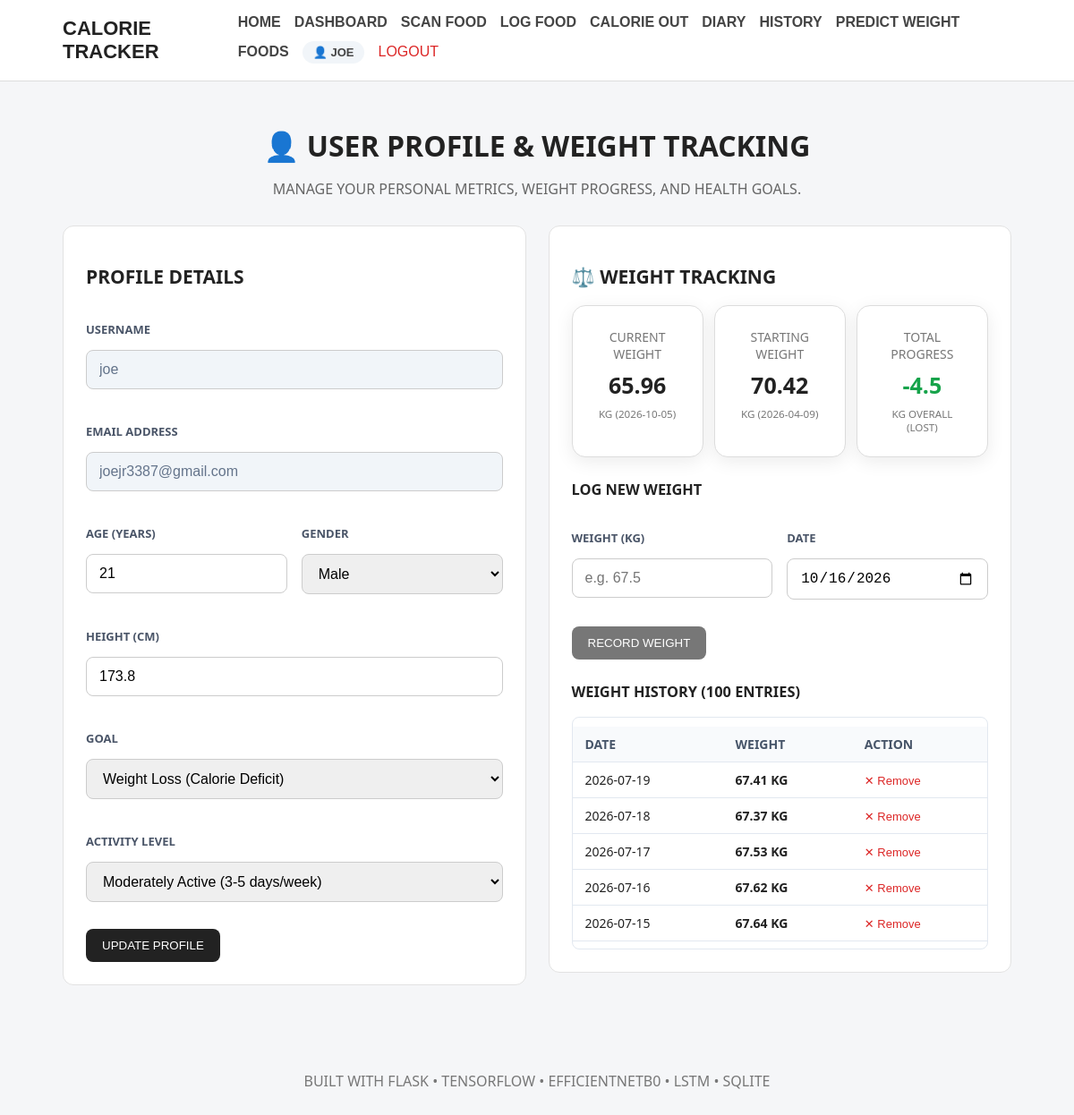
/profile (signed in), run on the app's committed database.
### tables this page shows
CREATE TABLE users (
            id INTEGER PRIMARY KEY AUTOINCREMENT,
            username TEXT NOT NULL,
            email TEXT NOT NULL UNIQUE,
            password_hash TEXT NOT NULL,
            created_at TIMESTAMP DEFAULT CURRENT_TIMESTAMP
        );

CREATE TABLE user_profiles (
            id INTEGER PRIMARY KEY AUTOINCREMENT,
            user_id INTEGER NOT NULL UNIQUE,
            age INTEGER NOT NULL,
            gender TEXT NOT NULL,
            height_cm REAL NOT NULL,
            goal TEXT NOT NULL,
            activity_level TEXT NOT NULL,
            FOREIGN KEY (user_id) REFERENCES users(id) ON DELETE CASCADE
        );

CREATE TABLE weight_records (
            id INTEGER PRIMARY KEY AUTOINCREMENT,
            user_id INTEGER NOT NULL,
            weight_kg REAL NOT NULL,
            recorded_date TEXT NOT NULL,
            created_at TIMESTAMP DEFAULT CURRENT_TIMESTAMP,
            FOREIGN KEY (user_id) REFERENCES users(id) ON DELETE CASCADE
        );

### app.py (the view, shortened to what this page needs)
@app.route("/profile", methods=["GET", "POST"])
@login_required
def profile():
    user_id = session.get("user_id")
    user_prof = get_user_profile(user_id)
    stats = get_weight_stats(user_id)
    today = datetime.now().strftime("%Y-%m-%d")
    return render_template(
        "profile.html",
        profile=user_prof,
        stats=stats,
        latest_weight=get_latest_weight(user_id),
        starting_weight=get_starting_weight(user_id),
        previous_weight=get_previous_weight(user_id),
        weight_history=get_weight_history(user_id),
        today=today
    )

### app.py (called while the page is built)
def login_required(view_func):
    @wraps(view_func)
    def wrapped_view(*args, **kwargs):
        if not session.get("user_id"):
            flash("Please log in to access this page.", "error")
            return redirect(url_for("login", next=request.path))
        return view_func(*args, **kwargs)
    return wrapped_view

@app.context_processor
def inject_user():
    user_id = session.get("user_id")
    if user_id:
        user = get_user_by_id(user_id)
        if user:
            return {"current_user": user, "logged_in": True}
    return {"current_user": None, "logged_in": False}

### database.py (called while the page is built)
def get_connection():
    connection = sqlite3.connect(
        DATABASE_PATH
    )
    connection.row_factory = sqlite3.Row
    connection.execute("PRAGMA foreign_keys = ON")
    return connection

def get_user_by_id(user_id):
    connection = get_connection()
    cursor = connection.cursor()
    cursor.execute("SELECT * FROM users WHERE id = ?", (user_id,))
    user = cursor.fetchone()
    connection.close()
    return user

def get_user_profile(user_id):
    connection = get_connection()
    cursor = connection.cursor()
    cursor.execute("SELECT * FROM user_profiles WHERE user_id = ?", (user_id,))
    profile = cursor.fetchone()
    connection.close()
    return profile

def get_latest_weight(user_id):
    connection = get_connection()
    cursor = connection.cursor()
    cursor.execute("""
        SELECT * FROM weight_records
        WHERE user_id = ?
        ORDER BY recorded_date DESC, created_at DESC
        LIMIT 1
    """, (user_id,))
    record = cursor.fetchone()
    connection.close()
    return record

def get_starting_weight(user_id):
    connection = get_connection()
    cursor = connection.cursor()
    cursor.execute("""
        SELECT * FROM weight_records
        WHERE user_id = ?
        ORDER BY recorded_date ASC, created_at ASC
        LIMIT 1
    """, (user_id,))
    record = cursor.fetchone()
    connection.close()
    return record

def get_weight_history(user_id, limit=100):
    connection = get_connection()
    cursor = connection.cursor()
    cursor.execute("""
        SELECT * FROM weight_records
        WHERE user_id = ?
        ORDER BY recorded_date ASC, created_at ASC
        LIMIT ?
    """, (user_id, limit))
    records = cursor.fetchall()
    connection.close()
    return records

### templates/profile.html (shortened to what this page needs)
{% extends "base.html" %}
{% block content %}
<div class="page-header">
    <h1>👤 User Profile & Weight Tracking</h1>
    <p>Manage your personal metrics, weight progress, and health goals.</p>
</div>
<div class="profile-grid">
    <div class="card">
        <h2>Profile Details</h2>
        <form action="{{ url_for('profile') }}" method="POST" class="profile-form">
            <div class="form-group">
                <label>Username</label>
                <input type="text" value="{{ current_user['username'] }}" disabled class="disabled-input">
            </div>
            <div class="form-group">
                <label>Email Address</label>
                <input type="email" value="{{ current_user['email'] }}" disabled class="disabled-input">
            </div>
            <div class="form-row">
                <div class="form-group">
                    <label for="age">Age (years)</label>
                    <input type="number" id="age" name="age" min="5" max="120"
                        value="{{ profile['age'] if profile else '' }}" required>
                </div>
                <div class="form-group">
                    <label for="gender">Gender</label>
                    <select id="gender" name="gender" required>
                        <option value="Male" {% if profile and profile['gender']=='Male' %}selected{% endif %}>Male
                        </option>
                    </select>
                </div>
            </div>
            <div class="form-group">
                <label for="height_cm">Height (cm)</label>
                <input type="number" id="height_cm" name="height_cm" step="0.1" min="50" max="270"
                    value="{{ profile['height_cm'] if profile else '' }}" required>
            </div>
            <div class="form-group">
                <label for="goal">Goal</label>
                <select id="goal" name="goal" required>
                    <option value="Weight Loss" {% if profile and profile['goal']=='Weight Loss' %}selected{% endif %}>
                        Weight Loss (Calorie Deficit)</option>
                </select>
            </div>
            <div class="form-group">
                <label for="activity_level">Activity Level</label>
                <select id="activity_level" name="activity_level" required>
                    <option value="Moderately Active" {% if profile and profile['activity_level']=='Moderately Active'
                        %}selected{% endif %}>Moderately Active (3-5 days/week)</option>
                </select>
            </div>
            <button type="submit" class="button">
                Update Profile
            </button>
        </form>
    </div>
    <div class="card">
        <h2>⚖️ Weight Tracking</h2>
        <div class="weight-summary-grid">
            <div class="summary-card">
                <span>Current Weight</span>
                <strong>{{ stats['latest_weight'] if stats['latest_weight'] is not none else '--' }}</strong>
                <small>kg ({{ stats['latest_date'] if stats['latest_date'] else 'No record' }})</small>
            </div>
            <div class="summary-card">
                <span>Starting Weight</span>
                <strong>{{ stats['starting_weight'] if stats['starting_weight'] is not none else '--' }}</strong>
                <small>kg ({{ stats['starting_date'] if stats['starting_date'] else 'No record' }})</small>
            </div>
            <div class="summary-card">
                <span>Total Progress</span>
                {% if stats['latest_weight'] is not none and stats['starting_weight'] is not none %}
                {% set diff = stats['total_change'] %}
                <strong style="color: {% if diff < 0 %}#16a34a{% elif diff > 0 %}#ea580c{% else %}#475569{% endif %};">
                    {{ "%+.1f"|format(diff) }}
                </strong>
                <small>kg overall ({% if diff < 0 %}Lost{% elif diff> 0 %}Gained{% else %}Maintained{% endif %})</small>
                {% else %}
                <strong>0.0</strong>
                <small>kg</small>
                {% endif %}
            </div>
        </div>
        <h3 style="margin-top: 25px;">Log New Weight</h3>
        <form action="{{ url_for('add_weight') }}" method="POST" class="weight-log-form">
            <div class="form-row">
                <div class="form-group">
                    <label for="new_weight_kg">Weight (kg)</label>
                    <input type="number" id="new_weight_kg" name="weight_kg" step="0.1" min="20" max="400"
                        placeholder="e.g. 67.5" required>
                </div>
                <div class="form-group">
                    <label for="recorded_date">Date</label>
                    <input type="date" id="recorded_date" name="recorded_date" value="{{ today }}" required>
                </div>
            </div>
            <button type="submit" class="button secondary">
                Record Weight
            </button>
        </form>
        <h3 style="margin-top: 25px;">Weight History ({{ stats['count'] }} entries)</h3>
        {% if weight_history %}
        <div class="weight-history-table-container">
            <table class="styled-table">
                <thead>
                    <tr>
                        <th>Date</th>
                        <th>Weight</th>
                        <th>Action</th>
                    </tr>
                </thead>
                <tbody>
                    {% for record in weight_history|reverse %}
                    <tr>
                        <td>{{ record['recorded_date'] }}</td>
                        <td><strong>{{ record['weight_kg'] }} kg</strong></td>
                        <td>
                            <form action="{{ url_for('delete_weight', record_id=record['id']) }}" method="POST"
                                style="display:inline;" onsubmit="return confirm('Remove this weight entry?');">
                                <button type="submit"
                                    style="background:none; border:none; color:#dc2626; cursor:pointer; font-size:13px; padding:0;">
                                    ✕ Remove
                                </button>
                            </form>
                        </td>
                    </tr>
                    {% endfor %}
                </tbody>
            </table>
        </div>
        {% else %}
        <p class="empty-message">No weight records logged yet.</p>
        {% endif %}
    </div>
</div>
{% endblock %}

### templates/base.html (shortened to what this page needs)
<!DOCTYPE html>
<html lang="en">
<head>
    <link rel="stylesheet" href="{{ url_for('static', filename='css/style.css') }}">
</head>
<body>
    <nav class="navbar">
        <div class="nav-container">
            <a href="{{ url_for('home') }}" class="logo">
                Calorie Tracker
            </a>
            <div class="nav-links">
                <a href="{{ url_for('home') }}">
                    Home
                </a>
                {% if logged_in %}
                <a href="{{ url_for('dashboard') }}">
                    Dashboard
                </a>
                <a href="{{ url_for('food_scan') }}">
                    Scan Food
                </a>
                <a href="{{ url_for('log_food') }}">
                    Log Food
                </a>
                <a href="{{ url_for('calorie_out') }}">
                    Calorie Out
                </a>
                <a href="{{ url_for('diary') }}">
                    Diary
                </a>
                <a href="{{ url_for('history') }}">
                    History
                </a>
                <a href="{{ url_for('predict_weight') }}">
                    Predict Weight
                </a>
                <a href="{{ url_for('foods') }}">
                    Foods
                </a>
                <a href="{{ url_for('profile') }}" class="nav-user-badge">
                    👤 {{ current_user['username'] if current_user else 'Profile' }}
                </a>
                <a href="{{ url_for('logout') }}" class="nav-link-logout">
                    Logout
                </a>
                {% endif %}
            </div>
        </div>
    </nav>
    <main class="container">
        {% block content %}
        {% endblock %}
    </main>
    <footer>
        <p>
            Built with Flask • TensorFlow • EfficientNetB0 • LSTM • SQLite
        </p>
    </footer>
</body>
</html>

### static/css/style.css (style rules this page uses)
* { box-sizing: border-box; }
body { margin: 0; font-family: "Segoe UI", sans-serif; background: #f5f6f8; color: #222; text-transform: uppercase; }
.navbar { background: #ffffff; border-bottom: 1px solid #ddd; font-family: "Trebuchet MS", sans-serif; font-weight: bold; }
.nav-container { max-width: 1100px; margin: auto; padding: 16px 20px; display: flex; justify-content: space-between; align-items: center; gap: 20px; }
.logo { font-size: 22px; font-weight: bold; text-decoration: none; color: #222; }
.nav-links { display: flex; flex-wrap: wrap; gap: 15px; }
.nav-links a { text-decoration: none; color: #444; }
.container { max-width: 1100px; margin: auto; padding: 30px 20px; }
.button { display: inline-block; padding: 11px 18px; background: #222; color: white; text-decoration: none; border: none; border-radius: 8px; cursor: pointer; margin-top: 10px; text-transform: uppercase; }
.button.secondary { background: #777; text-transform: uppercase; }
.card { background: white; padding: 25px; margin-bottom: 20px; border-radius: 12px; border: 1px solid #e2e2e2; font-size: 14px; }
.page-header { margin-bottom: 25px; }
label { display: block; font-weight: bold; margin-top: 18px; margin-bottom: 7px; }
input, select, textarea { width: 100%; padding: 11px; border: 1px solid #ccc; border-radius: 7px; font-size: 15px; }
.summary-card { background: white; border: 1px solid #ddd; border-radius: 10px; padding: 20px; }
.summary-card span, .summary-card small { display: block; color: #777; }
.summary-card strong { display: block; font-size: 25px; margin: 8px 0; }
footer { text-align: center; padding: 30px; color: #777; }
.page-header { text-align: center; margin-bottom: 30px; }
.page-header h1 { margin-top: 20px; margin-bottom: 10px; }
.page-header p { color: #666; }
.form-group { margin-bottom: 20px; }
.form-group label { display: block; font-weight: 600; margin-bottom: 8px; }
.form-group input, .form-group select { width: 100%; padding: 12px 14px; border: 1px solid #ccc; border-radius: 8px; font-size: 16px; box-sizing: border-box; }
.summary-card { background: white; padding: 25px; border-radius: 15px; text-align: center; box-shadow: 0 5px 20px rgba(0, 0, 0, 0.08); }
.form-row { display: grid; grid-template-columns: 1fr 1fr; gap: 16px; }
.form-group { display: flex; flex-direction: column; gap: 6px; }
.form-group label { font-size: 13px; font-weight: 600; color: #4a5568; }
.nav-user-badge { display: inline-flex; align-items: center; gap: 6px; background: #f1f5f9; padding: 5px 12px; border-radius: 20px; font-weight: 600; font-size: 13px; color: #334155; position: relative; top: -3px; }
.nav-link-logout { color: #dc2626 !important; font-weight: 500; }
.profile-grid { display: grid; grid-template-columns: 1fr 1fr; gap: 25px; align-items: start; }
.disabled-input { background-color: #f1f5f9 !important; color: #64748b !important; cursor: not-allowed; }
.weight-summary-grid { display: grid; grid-template-columns: repeat(3, 1fr); gap: 12px; margin-bottom: 20px; }
.styled-table { width: 100%; border-collapse: collapse; margin-top: 10px; }
.styled-table th, .styled-table td { padding: 10px 14px; text-align: left; border-bottom: 1px solid #e2e8f0; font-size: 14px; }
.styled-table th { background: #f8fafc; font-weight: 600; color: #475569; }
.weight-history-table-container { max-height: 260px; overflow-y: auto; border: 1px solid #e2e8f0; border-radius: 8px; }

### data on the page
users: username "JOE", username "joe", email "joejr3387@gmail.com"
user_profiles: age "21", gender "Male", height_cm "173.8", goal "Weight Loss (Calorie Deficit)", activity_level "Moderately Active (3-5 days/week)"
weight_records: weight_kg "65.96", recorded_date "2026-10-05"
weight_records: weight_kg "70.42", recorded_date "2026-04-09"
weight_records: recorded_date "2026-07-19", weight_kg "67.41"
weight_records: recorded_date "2026-07-18", weight_kg "67.37"
weight_records: recorded_date "2026-07-17", weight_kg "67.53"
weight_records: recorded_date "2026-07-16", weight_kg "67.62"
weight_records: recorded_date "2026-07-15", weight_kg "67.64"

### other printed values
{{ "%+.1f"|format(diff) }} "-4.5"
{{ stats['count'] }} "100"
